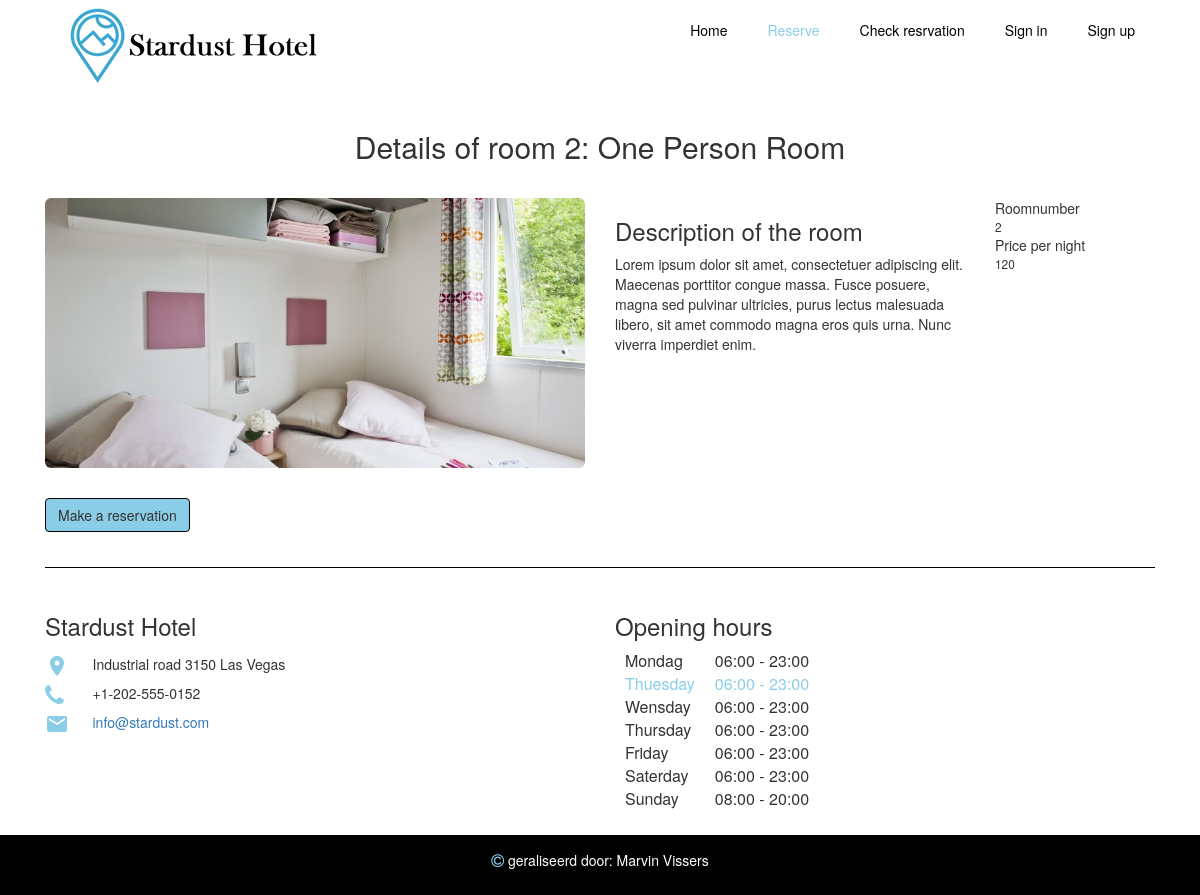
Screenshot of /roomdetails.php?kid=2 with the database file from the repository.
### tables this page shows
CREATE TABLE `room` (
  `kid` int(11) NOT NULL,
  `roomnumber` int(25) NOT NULL,
  `room_name` varchar(50) NOT NULL,
  `amount` varchar(50) NOT NULL,
  `description` varchar(5000) NOT NULL,
  `picture` varchar(50) NOT NULL
);

### functions/kamer.php (called while the page is built, shortened)
<?php
    include "entKamer.php";
	class kamer
    {
        private $con;
        function __construct($host, $user, $pass, $dbnaam)
        {
            $this->con = new PDO("mysql: host=$host; dbname=$dbnaam", $user, $pass);
        }
        function detailsRoom($kid){
            $listRoom = array();
            $query = "SELECT * FROM room WHERE kid = $kid";
            $stm = $this->con->prepare($query);
            if($stm->execute())
            {
                $result = $stm->fetchAll(PDO::FETCH_OBJ);
                foreach($result as $resultQuery)
                {
                    $entKamer = new entKamer($resultQuery->kid, $resultQuery->roomnumber, $resultQuery->room_name, $resultQuery->amount, $resultQuery->description, $resultQuery->picture);
                    array_push($listRoom, $entKamer);
                }
                return $listRoom;
            }else {echo "Query did not work, check those damm quotes!";}
        }
    }
?>

### functions/EntKamer.php (called while the page is built, shortened)
<?php
    class EntKamer{
        function __construct($show_kid, $show_roomnumber, $show_room_name, $show_amount, $show_description, $show_picture)
        {
            $this->kid = $show_kid;
            $this->roomnumber = $show_roomnumber;
            $this->room_name = $show_room_name;
            $this->amount = $show_amount;
            $this->description = $show_description;
            $this->picture = $show_picture;
        }
    }
?>

### roomdetails.php (the view, shortened to what this page needs)
<?php
    include 'functions/kamer.php';
    $kamer = new kamer("localhost", "root", "", "stardust");
    if(isset($_GET["kid"]))
	{
        $kid = $_GET["kid"];
        $chosenRoom = $kamer->detailsRoom($kid);
        foreach($chosenRoom as $selectedRoom)
        {
?>
<html>
    <head>
        <link rel="stylesheet" href="css/style.css"/>
        <link rel="stylesheet" href="bootstrap/css/bootstrap-grid.css"/>
        <link rel="stylesheet" href="bootstrap/css/bootstrap.css"/>
        <link rel="stylesheet" href="https://maxcdn.bootstrapcdn.com/bootstrap/3.3.7/css/bootstrap.min.css">
        <link rel="stylesheet" href="https://cdnjs.cloudflare.com/ajax/libs/font-awesome/4.7.0/css/font-awesome.min.css"/>
    </head>
    <body>
        <header>
            <nav class="fixed-top">
                <div class="container">
                    <div class="align-left logo">
                        <a href="index.php"><img src="images/logo.jpg" class="navbar-logo"/></a>
                    </div>
                    <ul>
                        <div class="align-right">
                            <li class="align-left"><a href="index.php">Home</a></li>
                            <li class="align-left"><a class="active" href="reservation.php">Reserve</a></li>
                            <li class="align-left"><a href="check-reservation.php">Check resrvation</a></li>
                            <?php
                                if (isset($_SESSION['email'])){
                                    echo "<li class='align-right'><a href='logout.php'>Log out</a></li>";
                                    echo "<li class='align-right'><a href='home.php'>My acoount</a></li>";
                                }else{
                                    echo "<li class='align-right'><a href='sign-up.php'>Sign up</a></li>";
                                    echo "<li class='ative align-right'><a href='sign-in.php'>Sign in</a></li>";
                                }
                            ?>
                        </div>
                    </ul>
                </div>
            </nav>
        </header>
        <div class="content">
            <section>
                <div class="container">
                    <div class="row">
                        <div class="col-sm-12">
                            <h2 class="align-center extra-padding">Details of room <?php echo $selectedRoom->roomnumber. ": ".$selectedRoom->room_name;?></h2>
                        </div>
                    </div>
                    <div class="row">
                        <div class="col-lg-6 col-md-7">
                            <img src="images/<?php echo $selectedRoom->kid. $selectedRoom->picture; ?>" class="img-responsive img-rounded">
                        </div>
                        <div class="col-lg-4 col-md-5">
                            <h3>Description of the room</h3>
                            <p> <?php echo $selectedRoom->description; ?> </p>
                        </div>
                        <div class="col-lg-2 col-sm-12">
                            <div class="informatie">
                                Roomnumber <br>
                                <small><?php echo $selectedRoom->roomnumber; ?></small>
                            </div>
                            <div class="informatie">
                                Price per night <br>
                                <small><?php echo $selectedRoom->amount; ?></small>
                            </div>
                        </div>
                    </div>
                    <div class="row extra-padding" style="padding-top: 30px;">
                        <div class="col-sm-12">
                            <button class="btn btn-default" type="button" data-toggle="collapse" data-target="#Reserveren" aria-expanded="false" aria-controls="Reserveren">Make a reservation</button>
                        </div>
                    </div>
                </div>
            </section>
        </div>
        <div class="container">
            <div class="zwarte-lijn"><p></p></div>
        </div>
        <footer class="footer">
            <div class="container">
                <div class="row">
                    <div class="col-md-6">
                        <h3>Stardust Hotel</h3>
                        <div class="row" style="padding-top: 5px;">
                            <div class="col-sm-1">
                                <i class="material-icons" style="font-size:24px; color: #89cee6;">place</i>
                            </div>
                            <div class="col-sm-11">
                                Industrial road 3150 Las Vegas
                            </div>
                        </div>
                        <div class="row" style="padding-top: 5px;">
                            <div class="col-sm-1">
                                <i class="fa fa-phone" style="font-size:24px; color: #89cee6;"></i>
                            </div>
                            <div class="col-sm-11">
                                +1-202-555-0152
                            </div>
                        </div>
                        <div class="row" style="padding-top: 5px;">
                            <div class="col-sm-1">
                                <i class="material-icons" style="font-size:24px; color: #89cee6;">email</i>
                            </div>
                            <div class="col-sm-11">
                                <a href="mailto:info@stardust.com">info@stardust.com</a>
                            </div>
                        </div>
                    </div>
                    <div class="col-md-6">
                        <h3>Opening hours</h3>
                        <table class="openingstijden">
                            <tr id="1"> <td>Mondag</td> <td>06:00 - 23:00</td> </tr>
                            <tr id="2"> <td>Thuesday</td> <td>06:00 - 23:00</td> </tr>
                            <tr id="3"> <td>Wensday</td> <td>06:00 - 23:00</td> </tr>
                            <tr id="4"> <td>Thursday</td> <td>06:00 - 23:00</td> </tr>
                            <tr id="5"> <td>Friday</td> <td>06:00 - 23:00</td> </tr>
                            <tr id="6"> <td>Saterday</td> <td>06:00 - 23:00</td> </tr>
                            <tr id="0"> <td>Sunday</td> <td>08:00 - 20:00</td> </tr>
                        </table>
                    </div>
                </div>
            </div>
        </footer>
        <footer>
            <div class="footer-background">
                <div class="container">
                    <div class="row">
                        <div class="col-sm-12">
                            <div class="footer-content">
                                <p>
                                    <div class="content-maker">
                                        <i class="fa fa-copyright" style="font-size:15px; color: #89cee6;"></i> geraliseerd door: <a href="#" class="maker">Marvin Vissers</a>
                                    </div>
                                </p>
                            </div>
                        </div>
                    </div>
                </div>
            </div>
        </footer>
    </body>
</html>
<?php
        }
    }
?>

### css/style.css (style rules this page uses)
html, body { width: 100%; height: 100%; padding: 0; margin: 0; }
.content { padding-top: 110px; }
nav { background-color: #ffffff; width: 100%; margin: 0; padding: 0; overflow: hidden; -webkit-transition: max-height 0.8s; -ms-transition: max-height 0.8s; -moz-transition: max-height 0.8s; -o-transition: max-height 0.8s; transition: max-height 0.8s; }
nav ul { background-color: #ffffff; overflow: hidden; color: black; padding: 0; margin: 0; -webkit-transition: max-height 0.4s; -ms-transition: max-height 0.4s; -moz-transition: max-height 0.4s; -o-transition: max-height 0.4s; transition: max-height 0.4s; }
nav ul li { display: inline-block; padding: 20px; color: black; font-size: 14px; }
nav ul li a { color: black; }
.active { color: #89cee6; }
.align-left { float: left; }
.align-right { float: right; }
.navbar-logo { height: auto; width: auto; }
.btn { background-color: #89cee6 !important; border: 1px solid #000000 !important; }
.highlight { color: #89cee6; }
.openingstijden td { padding: 0 10px 0 10px; }
.footer { padding: 25px; }
.footer-background { background-color: #000000; width: 100%; height: auto; margin: 0px 0px 0px; padding: 0px 0px 15px 0px; }
.footer-content { color: white; }
.zwarte-lijn { height: 1px; width: 100%; background-color: #000000; }
.content-maker { margin: auto; width: 80%; height: auto; text-align: center; padding: 5px 0 0 0; }
.maker { color: inherit; }
.extra-padding { padding-bottom: 25px; }
.align-center { text-align: center; }

### rows the page displays
room: roomnumber "2", room_name "One Person Room", picture (picture), description "Lorem ipsum dolor sit amet, consectetuer adipiscing elit. Maecenas porttitor congue massa. Fusce posuere, magna sed pulvinar ultricies, purus lectus malesuada libero, sit amet commodo magna eros quis urna. Nunc viverra imperdiet enim.", amount "120"
